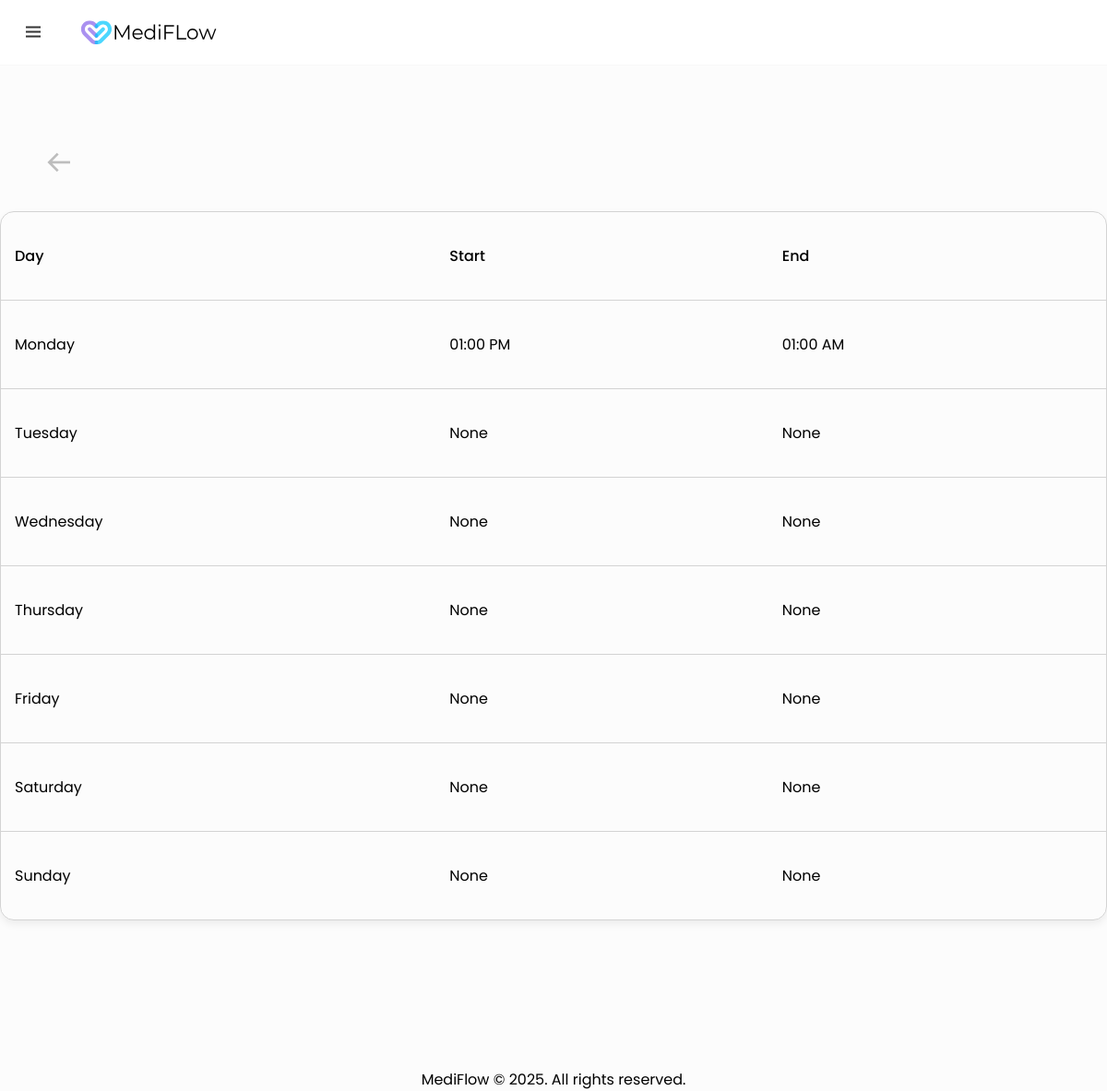
/schedule/11 (signed in), run on the app's committed database.
### tables this page shows
CREATE TABLE doctor_working_hours (
    id INTEGER PRIMARY KEY AUTOINCREMENT NOT NULL,
    doctor_id INTEGER NOT NULL,
    day_of_week TEXT NOT NULL,
    start_working_hours TIME NOT NULL,
    end_working_hours TIME NOT NULL,
    FOREIGN KEY (doctor_id) REFERENCES doctors(doctor_id)
);

### app.py (the view)
@app.route("/schedule/<int:doctor_id>", methods=["GET", "POST"])
@login_required
def schedule(doctor_id):
    db = get_db()
    times = db.execute("SELECT * FROM doctor_working_hours WHERE doctor_id = ?",(doctor_id,)).fetchall()
    return render_template("schedule.html" , times = times)

### app.py (called while the page is built)
def get_db():
    db = getattr(g, '_database', None)
    if db is None:
        db = g._database = sqlite3.connect(DATABASE)
    return db.cursor()

@app.teardown_appcontext
def close_connection(exception):
    db = getattr(g, '_database', None)
    if db is not None:
        db.close()

@app.after_request
def after_request(response):
    response.headers["Cache-Control"] = "no-cache, no-store, must-revalidate"
    response.headers["Expires"] = 0
    response.headers["Pragma"] = "no-cache"
    return response

def military_to_standard_time(time_str):
    if not time_str:  # Check if time_str is empty
        return "None"  # Or any other appropriate action
    military_time = datetime.strptime(time_str, '%H:%M')
    return military_time.strftime('%I:%M %p')

### helpers.py (called while the page is built)
def login_required(f):
    @wraps(f)
    def decorated_function(*args, **kwargs):
        if session.get("user_id") is None:
            return redirect("/login")
        return f(*args, **kwargs)
    return decorated_function

### templates/schedule.html (shortened to what this page needs)
{% extends "layout.html" %}
{% block main %}
<head>
  <link href='https://unpkg.com/boxicons@2.1.4/css/boxicons.min.css' rel='stylesheet'>
</head>
<div class="container">
  <div id="arrow-container" style="margin-top:10rem;">
    <a href="javascript:void(0)" id="arrow-link">
      <i class='bx bx-arrow-back' style="font-size:2rem; color:#80808082; margin-left:3rem;"></i>
    </a>
  </div>
</div>
<div class="table-responsive" style="margin-top: 2rem;">
  <table class="content-table" id="patientTable">
    <thead>
      <tr>
        <th>Day</th>
        <th>Start</th>
        <th>End</th>
      </tr>
    </thead>
    <tbody>
      {% for time in times %}
      <tr>
        <td>{{ time[2] }}</td>
        <td>{{ time[3] | military_to_standard_time}}</td>
        <td>{{ time[4] | military_to_standard_time}}</td>
      </tr>
      {% endfor %}
    </tbody>
  </table>
</div>
{% endblock %}

### static/style.css (style rules this page uses)
* { margin: 0; padding: 0; box-sizing: border-box; font-family: 'Poppins', sans-serif; }
::placeholder { font-weight: 500; color: #222; }
a { text-decoration: none; }
body { height: 100%; margin: 0; background-repeat: no-repeat; background-attachment: fixed; background-color: #fcfcfc; }
.content-table { border-spacing: 0; border-collapse: separate; margin: 25px auto; font-size: 1rem; min-width: 70rem; border: 1px solid #d3d3d3; border-radius: 15px; overflow: hidden; width: 100%; }
.table-responsive { border-radius: 15px !important; overflow: visible !important; border: none !important; box-shadow: 0 8px 25px rgba(0, 0, 0, 0.003), 0 4px 8px rgba(0, 0, 0, 0.067); }
.content-table thead tr:first-child th:first-child { border-top-left-radius: 15px; }
.content-table thead tr:first-child th:last-child { border-top-right-radius: 15px; }
.content-table tbody tr:last-child td:first-child { border-bottom-left-radius: 15px; }
.content-table tbody tr:last-child td:last-child { border-bottom-right-radius: 15px; }
.content-table thead tr { background-color: transparent; color: #000; text-align: left; border-bottom: 0.5px solid #d3d3d3; }
.content-table th, .content-table td { padding: 35px 15px; text-align:left; border-bottom: 0.5px solid #d3d3d3; }
.content-table th { font-weight: 500; }
.content-table tbody tr:nth-of-type(even) { background-color: transparent; }
.content-table tbody tr:last-of-type td { border-bottom: none; }

### data on the page
doctor_working_hours: day_of_week "Monday", start_working_hours "01:00 PM", end_working_hours "01:00 AM"
doctor_working_hours: day_of_week "Tuesday", start_working_hours "None", end_working_hours "None"
doctor_working_hours: day_of_week "Wednesday", start_working_hours "None", end_working_hours "None"
doctor_working_hours: day_of_week "Thursday", start_working_hours "None", end_working_hours "None"
doctor_working_hours: day_of_week "Friday", start_working_hours "None", end_working_hours "None"
doctor_working_hours: day_of_week "Saturday", start_working_hours "None", end_working_hours "None"
doctor_working_hours: day_of_week "Sunday", start_working_hours "None", end_working_hours "None"
